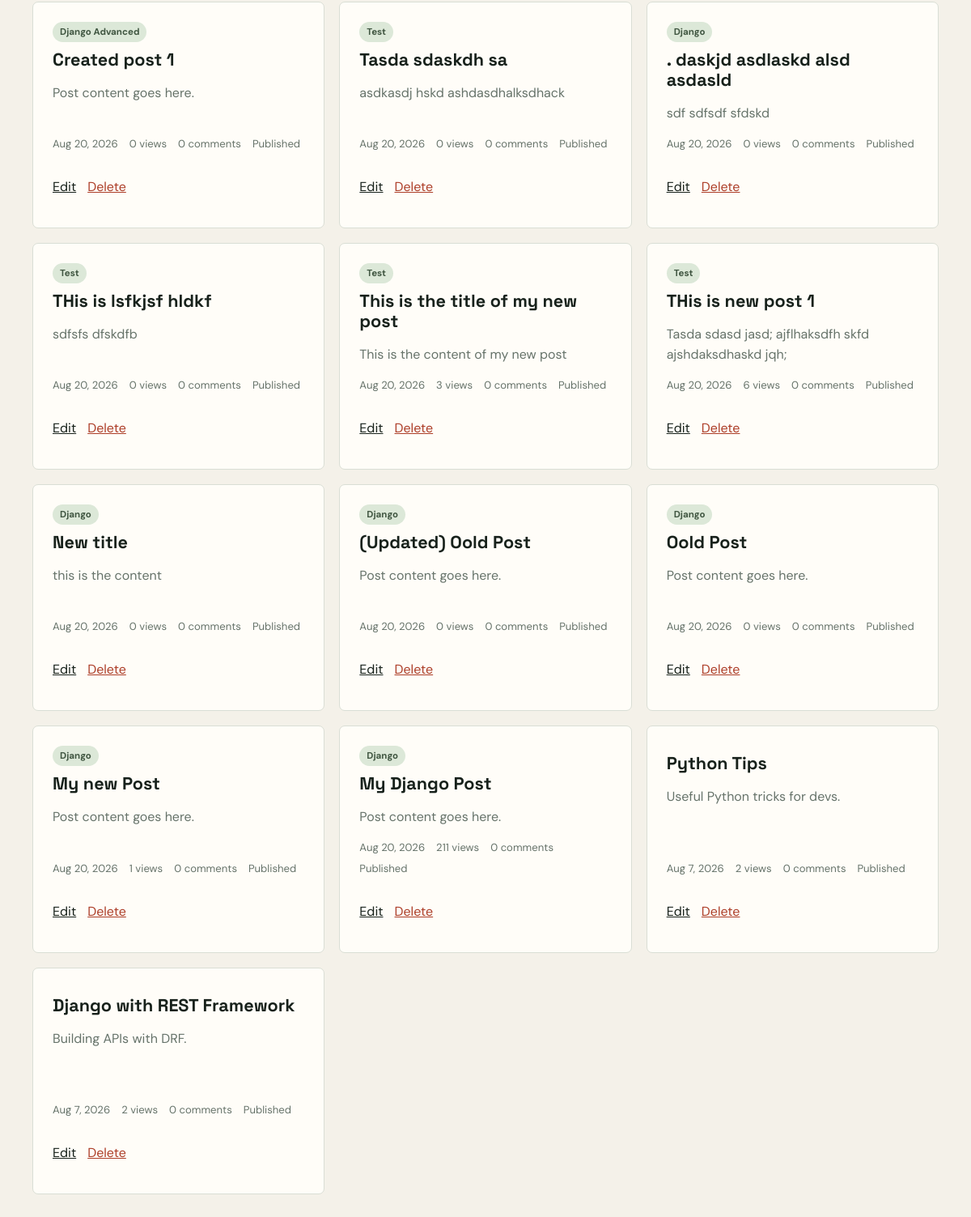
The app's page /blogs/mine/ (signed in, lower part), older data.
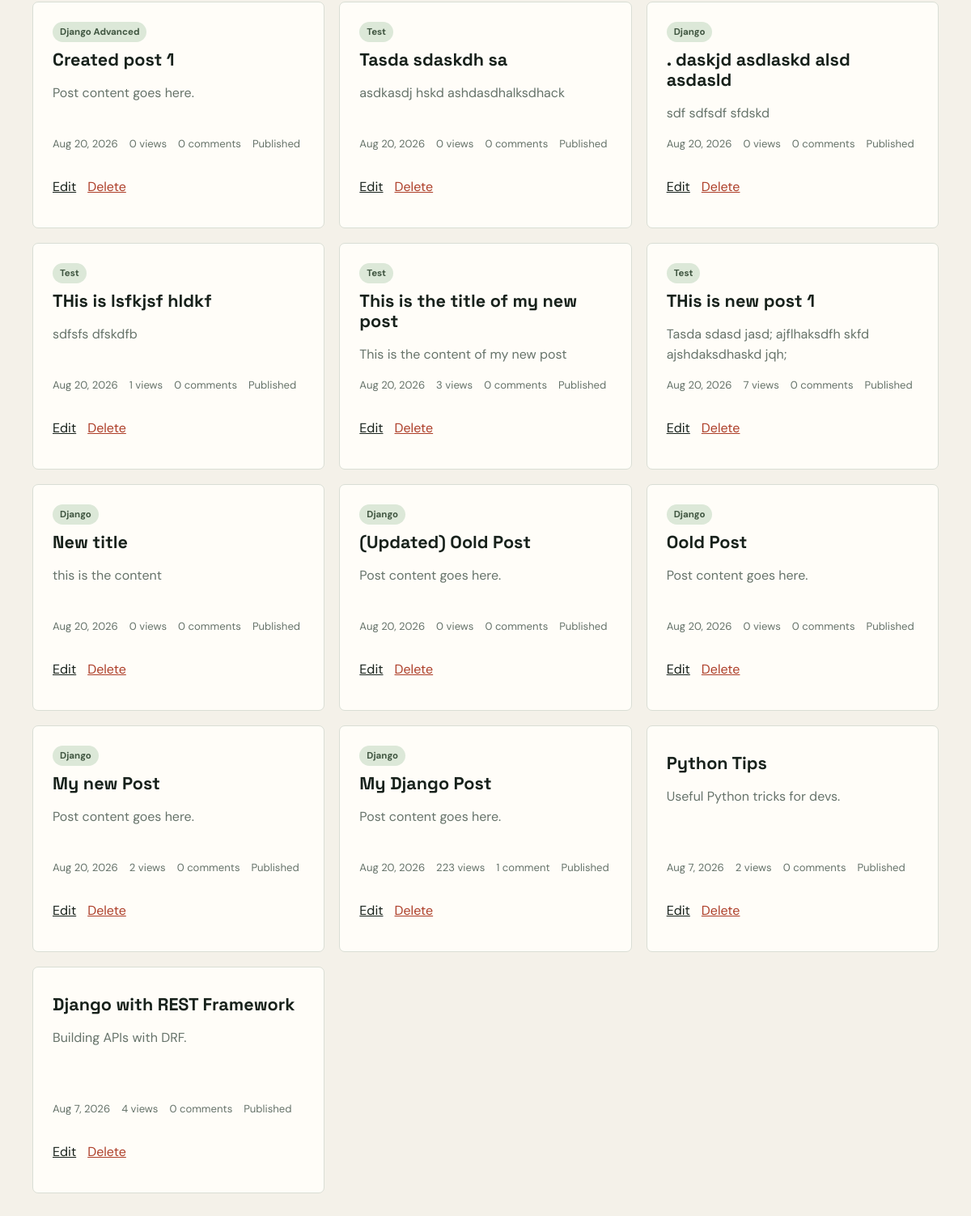
The same page, newer data.
### blog/models.py (models this page shows, shortened)
class Post(models.Model):
    objects = PostQuerySet.as_manager()
    id = models.UUIDField(primary_key=True, default=uuid.uuid4, editable=False)
    title = models.CharField(max_length=200)
    author = models.ForeignKey(
        settings.AUTH_USER_MODEL,
        on_delete=models.CASCADE,
        related_name="posts",
    )
    content = models.TextField()
    category = models.CharField(
        max_length=100,
        blank=True,
        null=True,
    )
    is_published = models.BooleanField(default=False)
    views = models.PositiveIntegerField(default=0)
    created_at = models.DateTimeField(auto_now_add=True)
    updated_at = models.DateTimeField(auto_now=True)

### blog/views.py (the view)
# urls.py: path("mine/", views.my_posts, name="my_posts"),
@login_required
def my_posts(request):
    posts = Post.objects.filter(author=request.user).with_comment_count().order_by("-created_at")
    return render(request, "blog/my_posts.html", {"posts": posts})

### blog/models.py (called while the page is built)
    def with_comment_count(self):
        return self.annotate(comment_count=Count("comments"))

### blog/templates/blog/my_posts.html (shortened to what this page needs)
{% extends "blog/base.html" %}
{% block content %}
<main class="page">
    <section class="post-grid">
        {% for post in posts %}
            <article class="post-card">
                <div>
                    {% if post.category %}<span class="category">{{ post.category }}</span>{% endif %}
                    <h2>{{ post.title }}</h2>
                    <p class="card-excerpt">{{ post.content|truncatewords:30 }}</p>
                </div>
                <div>
                    <div class="meta">
                        <span>{{ post.created_at|date:"M j, Y" }}</span>
                        <span>{{ post.views }} views</span>
                        <span>{{ post.comment_count }} comment{{ post.comment_count|pluralize }}</span>
                        <span>{% if post.is_published %}Published{% else %}Draft{% endif %}</span>
                    </div>
                    <p class="article-actions">
                        <a href="{% url 'post_edit' post.id %}">Edit</a>
                        <a class="danger" href="{% url 'post_delete' post.id %}">Delete</a>
                    </p>
                </div>
            </article>
        {% empty %}
            <p class="empty">You have not written any posts yet.</p>
        {% endfor %}
    </section>
</main>
{% endblock %}

Row changes from the older to the newer data that the page shows:
changed Post "THis is lsfkjsf hldkf": views "0" → "1"
changed Post "THis is new post 1": views "6" → "7"
changed Post "My new Post": views "1" → "2"
changed Post "My Django Post": views "211" → "223"; comment_count "0" → "1"
changed Post "Django with REST Framework": views "2" → "4"
